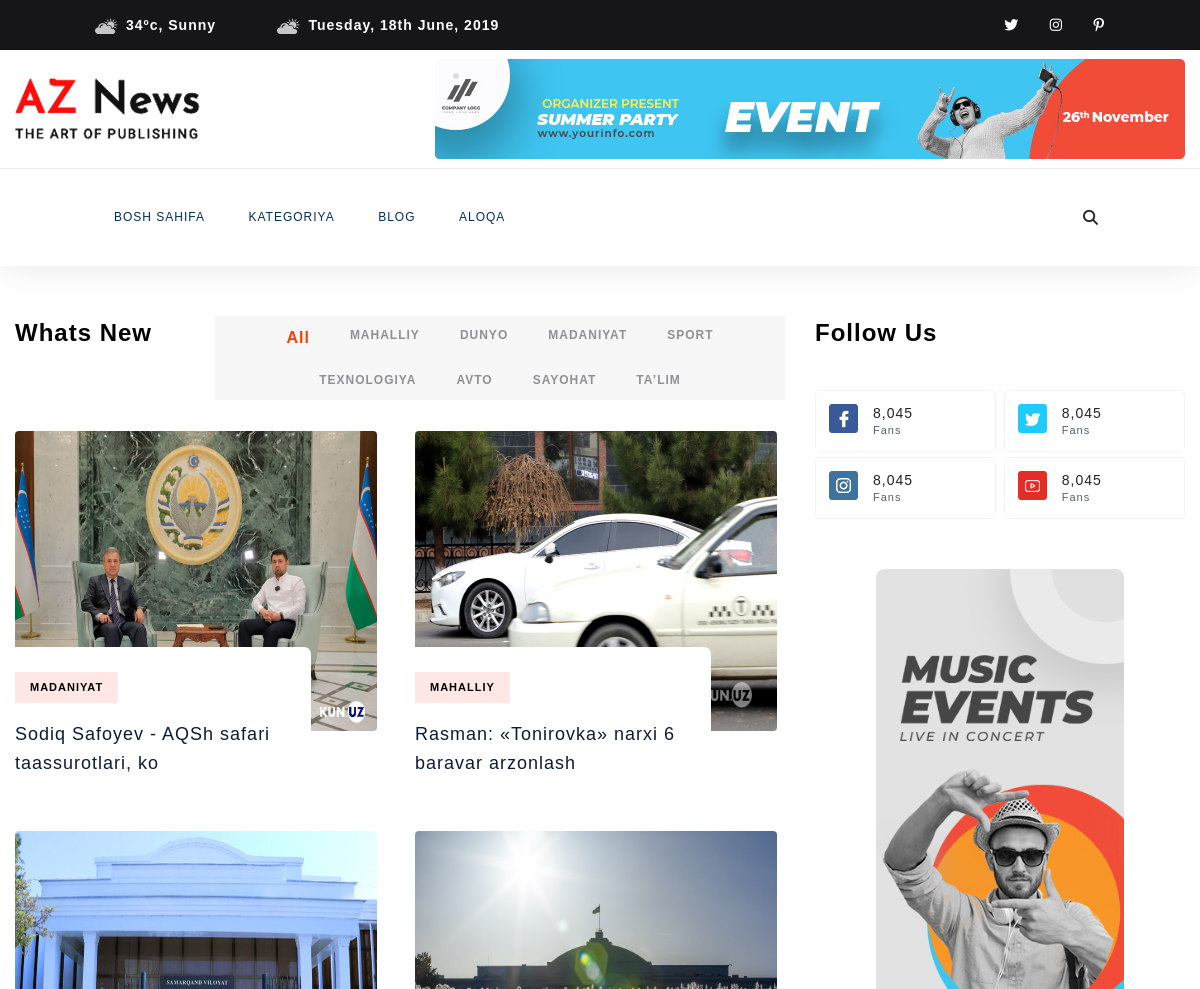
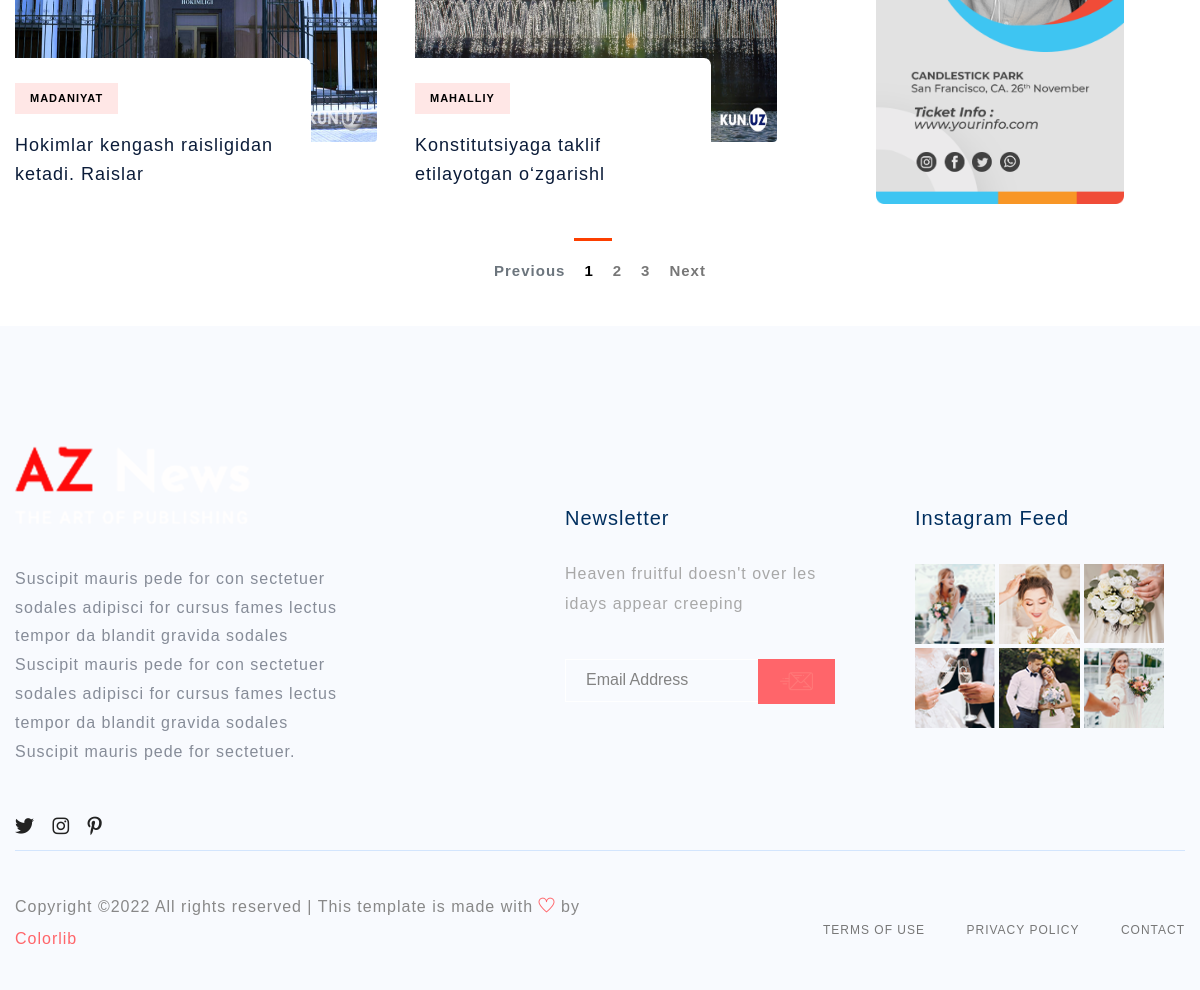
The page /category/ on the database its author committed (2 pictures, top to bottom).
### pages/models.py (models this page shows, shortened)
class Category(models.Model):
    name = models.CharField(max_length=255)
    def __str__(self):
        return self.name

class RightNews(models.Model):
    category = models.ForeignKey(Category, on_delete=models.SET_NULL, null=True)
    img = models.ImageField(null=True)
    subId = models.ForeignKey(Category, related_name='subcategory', on_delete=models.SET_NULL, null=True)
    title = models.CharField(max_length=255)
    shorttext = models.TextField(null=True)
    text = RichTextUploadingField(null=True)
    date = models.DateTimeField(null=True, auto_now_add=True)
    view_count = models.IntegerField(default=0, null=True)
    @property
    def get_image(self):
        try:
            return self.img.url
        except:
            return ""

### pages/views.py (the view)
# urls.py: path('category/', category, name='category'),
def category(request):
    cat = Category.objects.all()
    posts = RightNews.objects.all()
    page = request.GET.get('page', 1)
    paginator = Paginator(posts, 4)
    try:
        posts = paginator.page(page)
    except PageNotAnInteger:
        posts = paginator.page(1)
    except EmptyPage:
        posts = paginator.page(paginator.num_pages)
    return render(request, 'categori.html', context={
        'cat': cat,
        'posts':posts
    })

### templates/categori.html
{% extends 'base.html' %}
{% load static %}
{% block content %}
    <main>
    <section class="whats-news-area pt-50 pb-20">
        <div class="container">
            <div class="row">
            <div class="col-lg-8">
                <div class="row d-flex justify-content-between">
                    <div class="col-lg-3 col-md-3">
                        <div class="section-tittle mb-30">
                            <h3>Whats New</h3>
                        </div>
                    </div>
                    <div class="col-lg-9 col-md-9">
                        <div class="properties__button">
                            <nav>
                                <div class="nav nav-tabs" id="portfolio-flters" role="tablist">
                                    <li class="nav-item nav-link active" id="nav-home-tab" data-toggle="tab" role="tab" aria-controls="nav-home" aria-selected="true">All</li>
                                    {% for cat in cat  %}
                                        <li style="cursor: pointer" class="nav-item nav-link menu_link" id="nav-profile-tab" data-toggle="tab"  role="tab" aria-controls="nav-profile" >{{ cat.name }}</li>
                                    {% endfor %}
                                </div>
                            </nav>
                        </div>
                    </div>
                </div>
                <div class="row">
                        <div class="col-12">
                        <div class="tab-content" id="nav-tabContent">
                            <div class="tab-pane fade show active" id="nav-home" role="tabpanel" aria-labelledby="nav-home-tab">
                                <div class="whats-news-caption">
                                    <div class="row  portfolio-container">
                                        {% for post in posts %}
                                        <div class="col-lg-6 col-md-6 portfolio-item {{ post.category }}">
                                            <div class="single-what-news mb-100 position-relative overflow-hidden">
                                                <div class="what-img">
                                                    <img class="rounded" style="max-height: 300px;max-width: 362px;min-height: 300px;min-width: 362px" src="{{ post.get_image }}" alt="">
                                                </div>
                                                <div class="what-cap">
                                                    <span class="color1">{{ post.category }}</span>
                                                    <h4><a href="#">{{ post.title | slice:"45"}}</a></h4>
                                                </div>
                                            </div>
                                        </div>
                                         {% endfor %}
                                    </div>
                                </div>
                            </div>
                        </div>
                    </div>
                </div>
            </div>
            <div class="col-lg-4">
                <div class="section-tittle mb-40">
                    <h3>Follow Us</h3>
                </div>
                <div class="single-follow mb-45">
                    <div class="single-box">
                        <div class="follow-us d-flex align-items-center">
                            <div class="follow-social">
                                <a href="#"><img src="{% static 'assets/img/news/icon-fb.png' %}" alt=""></a>
                            </div>
                            <div class="follow-count">
                                <span>8,045</span>
                                <p>Fans</p>
                            </div>
                        </div>
                        <div class="follow-us d-flex align-items-center">
                            <div class="follow-social">
                                <a href="#"><img src="{% static 'assets/img/news/icon-tw.png' %}" alt=""></a>
                            </div>
                            <div class="follow-count">
                                <span>8,045</span>
                                <p>Fans</p>
                            </div>
                        </div>
                            <div class="follow-us d-flex align-items-center">
                            <div class="follow-social">
                                <a href="#"><img src="{% static 'assets/img/news/icon-ins.png' %}" alt=""></a>
                            </div>
                            <div class="follow-count">
                                <span>8,045</span>
                                <p>Fans</p>
                            </div>
                        </div>
                        <div class="follow-us d-flex align-items-center">
                            <div class="follow-social">
                                <a href="#"><img src="{% static 'assets/img/news/icon-yo.png' %}" alt=""></a>
                            </div>
                            <div class="follow-count">
                                <span>8,045</span>
                                <p>Fans</p>
                            </div>
                        </div>
                    </div>
                </div>
                <div class="news-poster d-none d-lg-block">
                    <img src="{% static 'assets/img/news/news_card.jpg' %}" alt="">
                </div>
            </div>
            </div>
        </div>
    </section>
    <div class="pagination-area pb-45 text-center">
        <div class="container">
            <div class="row">
                <div class="col-xl-12">
                    <div class="single-wrap d-flex justify-content-center">
                        <nav aria-label="Page navigation example">
                             {% if posts.has_other_pages %}
                                <ul class="pagination">
                                 {% if posts.has_previous %}
                                  <li class="page-item"><a class="page-link" href="?page={{ posts.previous_page_number }}">Previous</a></li>
                                {% else %}
                                  <li class="page-item disabled"><span class="page-link">Previous</span></li>
                                  {% endif %}
                                {% for i in posts.paginator.page_range %}
                                  {% if posts.number == i %}
                                  <li class="page-item active" aria-current="page"><a class="page-link" href="#">{{ i }}</a></li>
                                  {% else %}
                                  <li class="page-item"><a class="page-link" href="?page={{ i }}">{{ i }}</a></li>
                                  {% endif %}
                                  {% endfor %}
                                {% if posts.has_next %}
                                  <li class="page-item"><a class="page-link" href="?page={{ posts.next_page_number }}">Next</a></li>
                                {% else %}
                                  <li class="page-item disabled"><span class="page-link">Next</span></li>
                                  {% endif %}
                                {% endif %}
                          </nav>
                    </div>
                </div>
            </div>
        </div>
    </div>
    </main>
{% endblock content %}

### rows shown on the page
Category: name "MAHALLIY"
Category: name "DUNYO"
Category: name "MADANIYAT"
Category: name "SPORT"
Category: name "TEXNOLOGIYA"
Category: name "AVTO"
Category: name "SAYOHAT"
Category: name "TA’LIM"
RightNews: get_image (picture), category "MADANIYAT", title "Sodiq Safoyev - AQSh safari taassurotlari, ko"
RightNews: get_image (picture), category "MAHALLIY", title "Rasman: «Tonirovka» narxi 6 baravar arzonlash"
RightNews: get_image (picture), category "MADANIYAT", title "Hokimlar kengash raisligidan ketadi. Raislar"
RightNews: get_image (picture), category "MAHALLIY", title "Konstitutsiyaga taklif etilayotgan o‘zgarishl"

### other values the page prints
{{ i }} "1"
{{ i }} "2" "3"
